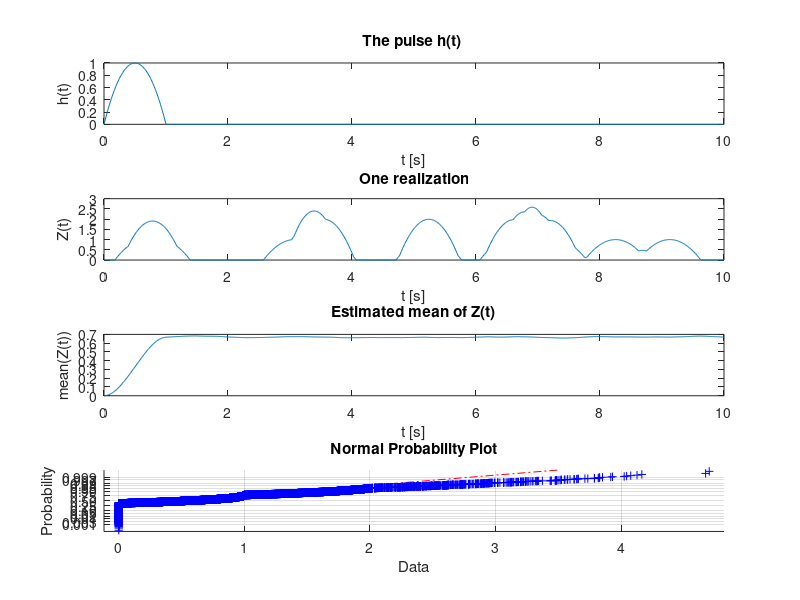
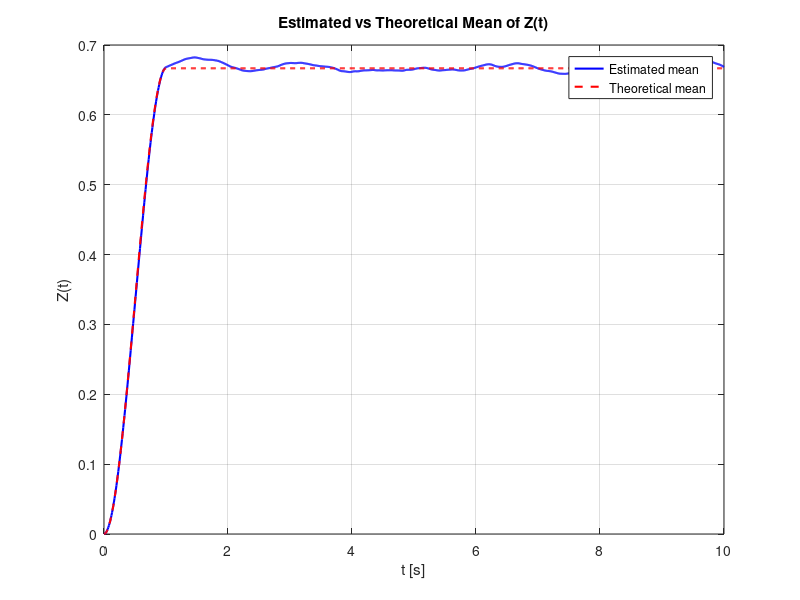

MATLAB code for these plots, in order:
% This script is for Stochastic processes Lecture 14,
% 
% Mathias Jørgensen, AAU, Oct. 2025

% Simulation Setup
% Intensity function. Does not change the pulses,
% but changes the number of pulses.
% So large rho gives more pulses
rho0 = 1; 
tMin = 0;
tMax = 10;

nMonteCarlo = 10000;
nTimeSample = 1000;
time = linspace(tMin,tMax,nTimeSample);
Zsample = zeros(nMonteCarlo,nTimeSample);

% Pulse function
h =  @(t) (t>=0).*(t<=1).*(-4.*t.^2+4.*t); % Anonymous function 

% Run Monte Carlo simulation
% The Monte Carlo simulation generates a number of random realizations,
% where one realization is the sum of pulse functions, at random time intervals
% The number of pulses in the realization is generated from poisson.
for iMonteCarlo = 1:nMonteCarlo
% Draw homogeneous poisson Process
N  = random('Poisson',(tMax-tMin)*rho0); 
tau = rand(N,1)*tMax;

% Make annonymoys function for shot noise:
Z = @(t) 0; 
for index = 1:N
Z = @(t) Z(t) + h(t-tau(index));
end
% Evaluate and store function values into matrix
Zsample(iMonteCarlo,:) = Z(time);
end

% Plotting
% We see a single deterministic pulse h(t):
subplot(411)
plot(time,h(time))
xlabel('t [s]')
ylabel('h(t)')
title('The pulse h(t) ')

% One Monte Carlo realization, that sums the pulse functions
subplot(412)
plot(time,Z(time))
xlabel('t [s]')
ylabel('Z(t)')
title('One realization')

% For a stationary process we expect the mean of Z(t) to be constant over time, here it equals 2/3.
% 2x rho gives 2x mean.
subplot(413)
plot(time,mean(Zsample))
xlabel('t [s]')
ylabel('mean(Z(t))')
title('Estimated mean of Z(t)')

% Shows all the values for t=10(t_max) of Z(t). The realizations are mostly
% 0. The probability is cumulatative.
% A higher rho, gives larger values, therefore, the norm plot has higher
% data values, and less prominent probability of 0.
subplot(414)
normplot(Zsample(:,end))

% Exercise d

% For each time t, integrate h(tau) over shifted interval
E_Zt = zeros(size(time));
for k = 1:length(time)
    t = time(k);
    tauLimits = [tMin, tMax];
    % Integrate h(t - tau) over tau from tMin to tMax
    E_Zt(k) = rho0 * integral(@(tau) h(t - tau), tauLimits(1), tauLimits(2));
end

% Plot
figure;
plot(time, mean(Zsample), 'b', 'LineWidth', 1.5)
hold on
plot(time, E_Zt, 'r--', 'LineWidth', 1.5)
xlabel('t [s]')
ylabel('Z(t)')
legend('Estimated mean', 'Theoretical mean')
title('Estimated vs Theoretical Mean of Z(t)')
grid on
